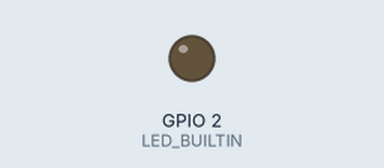
Bench run of a sketch on a simulated ESP8266 (NodeMCU). Shown: output pins drawn as LEDs (lit = HIGH, except the on-board LED, lit = LOW). WiFi joins after 1.5 s; servers stay silent unless stated; what the sketch prints to the serial monitor is not drawn.

Above: at 0.1 s.
At 1.6 s:
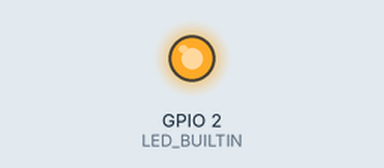
Timing chart, 0 to 3.1 s (numbered marks = the images above):
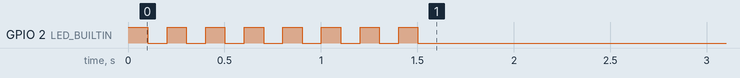

The sketch:

Slave_LED.ino
```cpp
#include <ESP8266WiFi.h>
#include <ArduinoWebsockets.h>

#define SSID "AmbientLights"
#define PASSWORD "0fZkhJv=4!0m4buJ"
#define PORT 80

websockets::WebsocketsClient client;


void setup() {
  // For Debugging
  Serial.begin(115200);

  // Setup Internal LED
  // Attention: LED is low active
  pinMode(LED_BUILTIN, OUTPUT);
  digitalWrite(LED_BUILTIN, HIGH);

  WiFi.begin(SSID, PASSWORD);

  Serial.print("Connecting");
  while (WiFi.status() != WL_CONNECTED)
  {
    Serial.print(".");
    digitalWrite(LED_BUILTIN, HIGH);
    delay(100);
    digitalWrite(LED_BUILTIN, LOW);
    delay(100);
  }
  Serial.println();

  // Setup Callbacks
  client.onMessage(onMessage);
  client.onEvent(onEvent);

  // Connect to server
  client.connect("ws://192.168.4.1:80/");

  // Send a message
  client.send("Connection Successfull");
}

void loop() {
  // put your main code here, to run repeatedly:
  client.poll();
}

void onMessage(websockets::WebsocketsMessage message) {

}

void onEvent(websockets::WebsocketsEvent event, String data) {

}
```
